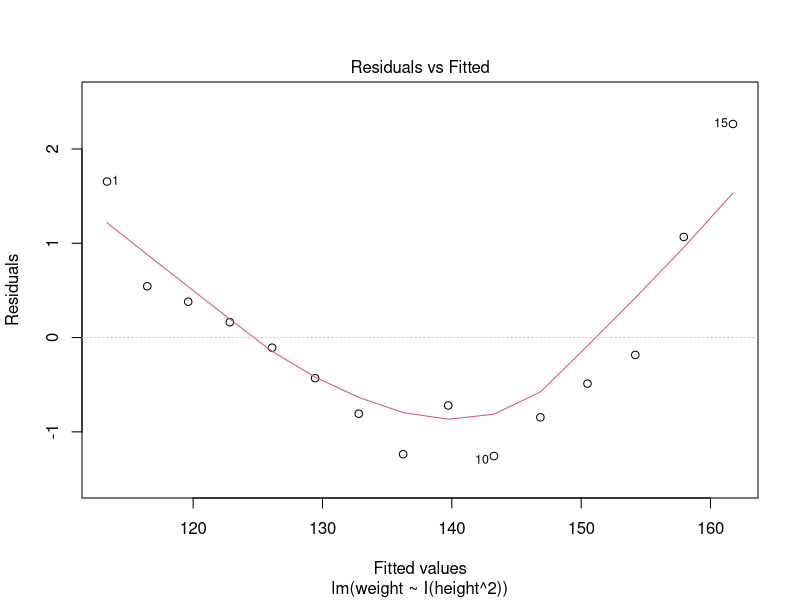
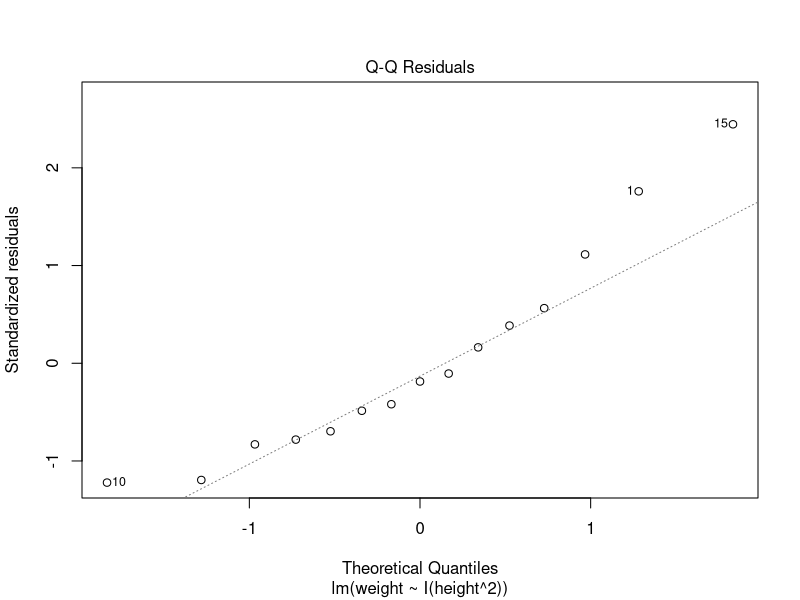
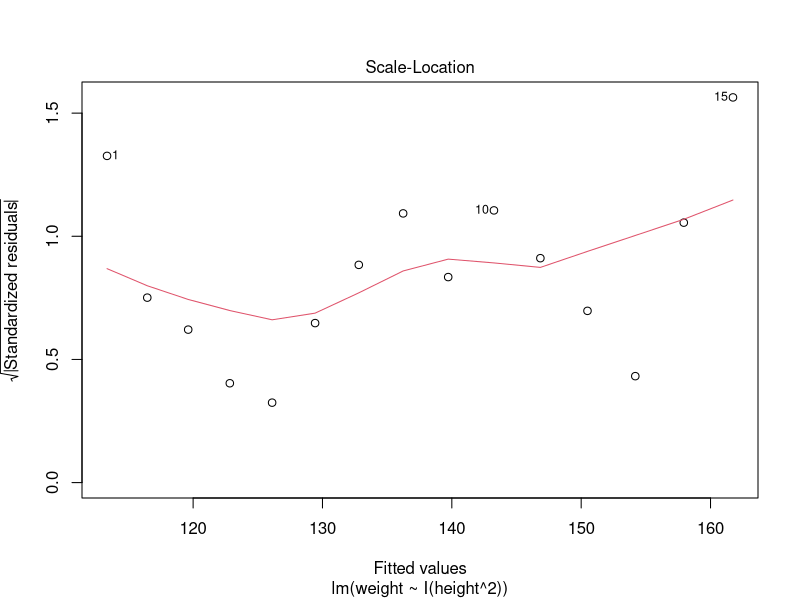
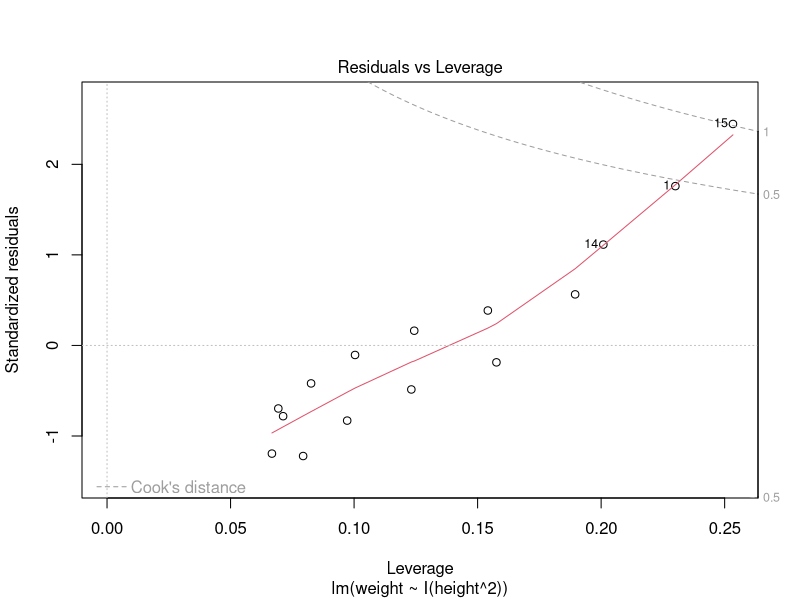

The R source for these figures, in order: (Note: this script raises an error after producing the figures.)
# 1.- Create a linear regression model using the women dataset. The response variable is: weight 
linear.model1<- lm(weight~height,data=women)

linear.model1<- lm(weight~.-1,data=women)
summary(linear.model1)

linear.model1<- lm(weight~I(height^2),data=women)
plot(linear.model1)

# --predict--
train <- sample(1:nrow(women),nrow(women)/2,replace = FALSE) #(not replace, no duplicate)
linear.model1<- lm(weight~I(height^2),data=women[train,])
prediction <- predict(linear.model,newdata = women[-train,]) #(not select the trained data)
mean(prediction -women[-train,2])^2 #(calculate the error)

# 2.- Create a linear regression model using the rock dataset. The response variable is: area
linear.model2<- lm(area~.,data=rock) #use all
linear.model2<- lm(area~peri,data=rock)
linear.model2<- lm(area~.-shape-1.,data=rock) # delete shape
linear.model2<- lm(area~I(peri^2),data=rock)
linear.model2<- lm(area~perm,data=rock)

linear.model2<- lm(area~(peri+perm)^2-1,data=rock)
summary(linear.model2)
plot(linear.model2)

# 3.- Create a linear regression model using the pressure dataset. The response variable is: pressure 
linear.model3<- lm(pressure~temperature,data=pressure)
linear.model3<- lm(pressure~.+I(temperature^2)+I(temperature^3)-1,data=pressure)
linear.model3<- lm(pressure~.+I(temperature^2)++I(temperature^3)++I(temperature^4)++I(temperature^5)-1,data=pressure)

summary(linear.model3)
plot(linear.model3)

# 4.- Using the mtcars dataset, display a table on the console with the name, horsepower and number of cylinders of the cars with a horsepower value higher than the mean
mtcars[c("hp","cyl")] [which(mtcars$hp >= mean(mtcars$hp)),]
#another solution
mtcars[mtcars$hp>mean(mtcars$hp),c("hp","cyl")]